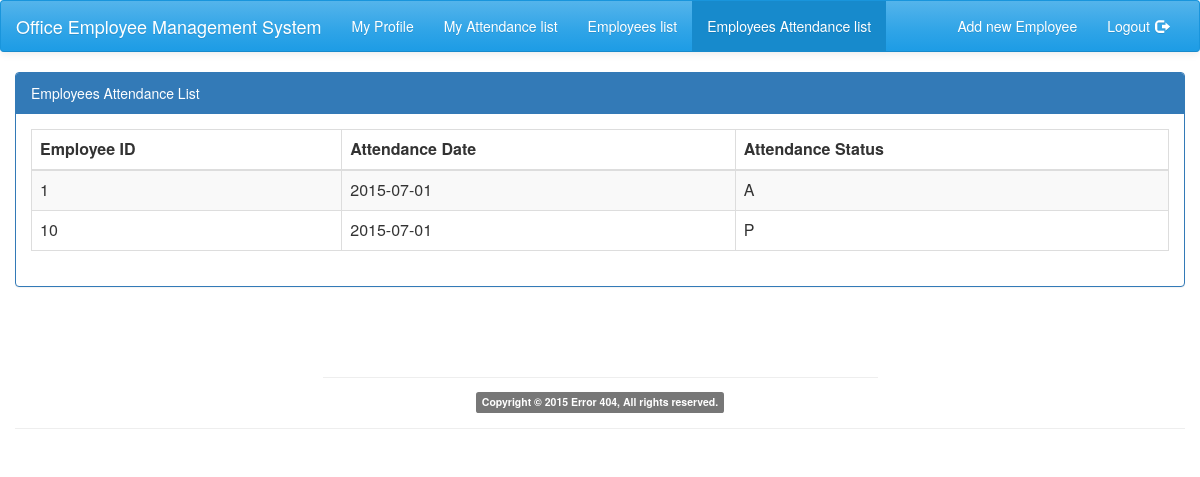
Screenshot of /index.php?page=attendance (signed in) with the database file from the repository.
### tables this page shows
CREATE TABLE IF NOT EXISTS `emp_attendance` (
  `id` int(11) NOT NULL,
  `empid` int(11) NOT NULL,
  `Date` date NOT NULL,
  `Attendance Status` varchar(30) NOT NULL
);

### index.php (called while the page is built, shortened)
<?php
require("helpers.php");
if(isset($_GET['page']))
{
    $page = $_GET['page'];
}
else
    $page = "home";
render($page);
?>

### views/attendance.php (the view, shortened to what this page needs)
            <div class="row">
                <div class="col-md-12">
                    <div class="panel panel-primary">
                            <div class="panel-heading">
                                 Employees Attendance List
                            </div>
                        <div class="panel-body">
                            <div class="table-responsive">
                                <table class="table table-striped table-bordered table-hover" id="dataTables-example">
                                    <thead>
                                        <tr>
                                            <th>Employee ID</th>
                                            <th>Attendance Date</th>
                                            <th>Attendance Status</th>
                                        </tr>
                                    </thead>
                                    <tbody><div id="data">
                                        <?php
                      $result=query("select * from emp_attendance");
                                            while($row=mysql_fetch_array($result)){
                                                $output="<tr><td>".$row['empid']."</td><td id='na'>".$row['Date']."</td><td>".$row['Attendance Status']."</td></tr>";
                                            echo $output;
                                            }
?>
                                         </div>
                                    </tbody>
                                </table>
                            </div>
                        </div>
                    </div>
                 </div>
</div>

### rows the page displays
emp_attendance: empid "1", Date "2015-07-01", Attendance Status "A"
emp_attendance: empid "10", Date "2015-07-01", Attendance Status "P"
